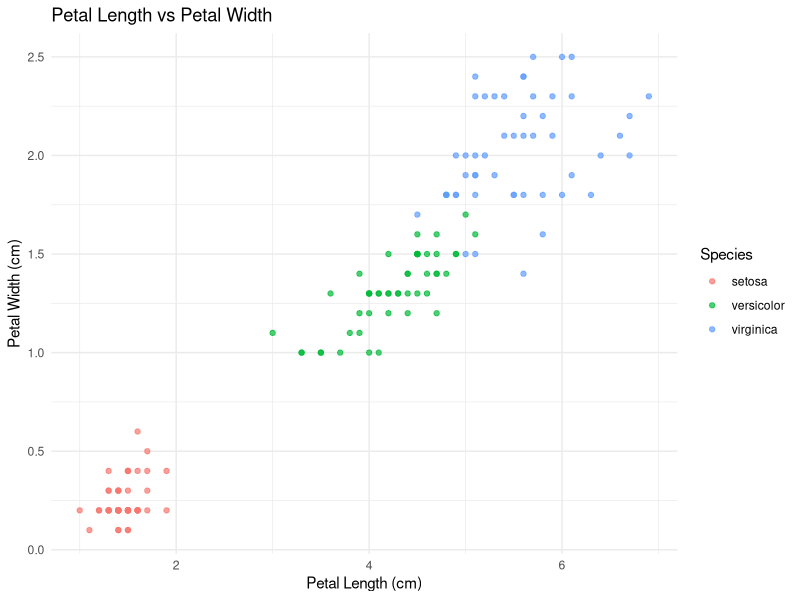

Reproduce this figure in R.
## ---- chunk 1
data("iris")
## ---- chunk 2
head(iris)
tail(iris)
## ---- chunk 3
summary(iris)
## ---- chunk 4
library(ggplot2)

# Create the scatter plot
ggplot(iris, aes(x = Petal.Length, y = Petal.Width, color = Species)) +
  geom_point(alpha = 0.7) +
  labs(title = "Petal Length vs Petal Width",
       x = "Petal Length (cm)",
       y = "Petal Width (cm)",
       color = "Species") +
  theme_minimal()
